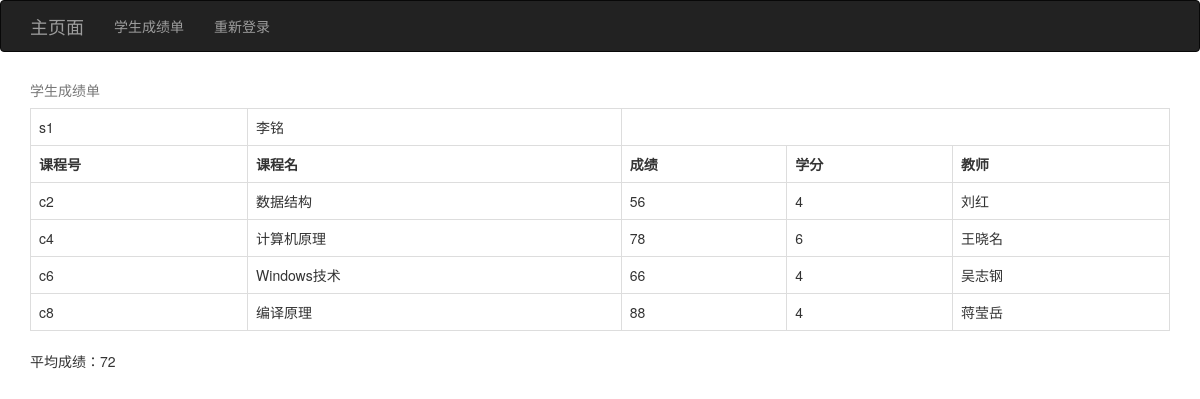
The app's page /cjd/s1 with its own data.
### tables this page shows
CREATE TABLE s
(sno char(4) primary key,
sname char(8),
sex char(2),
age char(2),
sdept char(10),
logn char(20),
pswd char(20));

CREATE TABLE c
(cno char(4) primary key,
cname char(20),
credit integer,
cdept char(10),
tname char(8));

CREATE TABLE sc
(sno char(4) references s(sno),
cno char(4) references c(cno),
grade integer,
primary key(sno,cno));

### 学生选课成绩管理系统.py (the view)
@app.route('/cjd/<sno>')
def cjd(sno):
    cxn = sqlite3.connect(r'C:\ke\数据库\学生选课成绩管理系统\student.db')
    cur = cxn.cursor()
    cur.execute('select c.cno,cname,grade,credit,tname from c,sc where sno="%s" and c.cno=sc.cno and grade is not null' % sno)
    cj = cur.fetchall()
    num = len(cj)
    cur.execute('select sname from s where sno="%s"' % sno)
    xm = cur.fetchall()[0][0]
    cur.close()
    cxn.commit()
    cxn.close()
    average = 0
    for i in cj:
        average = average + i[2]
    if (num != 0):
        average = int(average / num)
    else:
        average = 0
    return render_template('cjd.html', cj=cj, xm=xm, average=average, id=sno)

### templates/cjd.html
{% extends "base.html" %}
{% block page_content %}
<table class="table table-bordered">
<caption>学生成绩单</caption>
<tr>
    <td>{{ id }}</td>
    <td>{{ xm }}</td>
</tr>
<tr>
    <th>课程号</th>
    <th>课程名</th>
    <th>成绩</th>
    <th>学分</th>
    <th>教师</th>
</tr>
{% for line in cj %}
<tr>
{% for i in line %}
    <td>{{ i }}</td>
{% endfor %}
</tr>
{% endfor %}
</table>
    <div>平均成绩：{{ average }}</div>
{% endblock %}

### records on screen
s: sname "李铭"
sc: line "56" "4"
c: cno "c2", cname "数据结构", tname "刘红"
sc: line "78" "6"
c: cno "c4", cname "计算机原理", tname "王晓名"
sc: line "66" "4"
c: cno "c6", cname "Windows技术", tname "吴志钢"
sc: line "88" "4"
c: cno "c8", cname "编译原理", tname "蒋莹岳"

### other values on screen
{{ id }} "s1"
{{ average }} "72"
